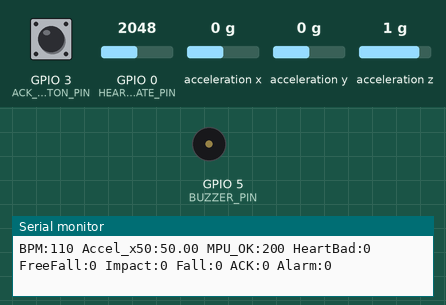
This sketch was run on a simulated ESP32. On the bench: buzzer (waves = sounding), the last lines printed to the serial monitor. Wiring (inferred from the names in the program): MPU-6050 motion sensor at I2C address 0x68. The test bench sets the inputs (shaded band); at power-on: acceleration z 1 g, GPIO 3 (ACK_BUTTON_PIN) HIGH, GPIO 0 (HEART_RATE_PIN) = 2048, acceleration x 0 g, acceleration y 0 g.

Above: at 1.8 s.
1.9 s: acceleration z set to 0.6 g
3.4 s: acceleration z set to 0.3 g
At 5.0 s:
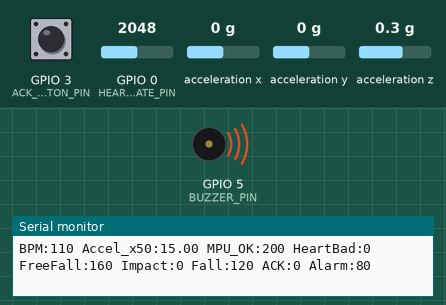
6.6 s: GPIO 3 (ACK_BUTTON_PIN) pulled LOW for 0.15 s
At 6.83 s:
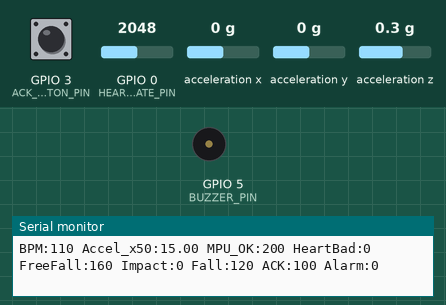
9.9 s: GPIO 3 (ACK_BUTTON_PIN) pulled LOW for 1 s
At 11.7 s:
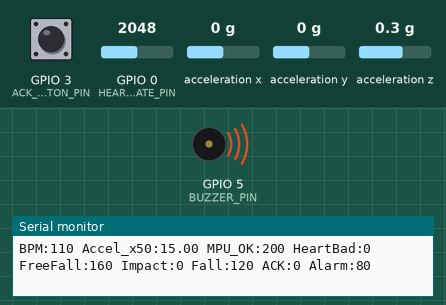
Timing chart, 0 to 13.2 s (numbered marks = the images above; inputs shaded):
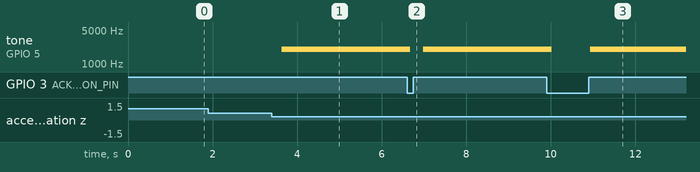

The sketch:

Code_Arduino_Simulation.ino
```cpp
#include <Wire.h>
#include <math.h>

// Pins
#define SDA_PIN 8
#define SCL_PIN 9
#define BUZZER_PIN 5
#define ACK_BUTTON_PIN 3
#define HEART_RATE_PIN 0

// MPU6050
#define MPU_ADDR 0x68
#define REG_PWR_MGMT_1 0x6B
#define REG_WHO_AM_I 0x75
#define REG_ACCEL_XOUT_H 0x3B

// Thresholds
#define BPM_MIN 50
#define BPM_MAX 120
#define FREE_FALL_THRESHOLD 0.5
#define IMPACT_THRESHOLD 2.5

bool alarmActive = false;
bool mpuOk = false;

uint8_t readMPURegister(uint8_t reg) {
  Wire.beginTransmission(MPU_ADDR);
  Wire.write(reg);
  Wire.endTransmission(false);
  Wire.requestFrom(MPU_ADDR, 1);

  if (Wire.available()) return Wire.read();
  return 0xFF;
}

int16_t readMPUWord(uint8_t reg) {
  Wire.beginTransmission(MPU_ADDR);
  Wire.write(reg);
  Wire.endTransmission(false);
  Wire.requestFrom(MPU_ADDR, 2);

  if (Wire.available() >= 2) {
    return (Wire.read() << 8) | Wire.read();
  }

  return 0;
}

void writeMPURegister(uint8_t reg, uint8_t value) {
  Wire.beginTransmission(MPU_ADDR);
  Wire.write(reg);
  Wire.write(value);
  Wire.endTransmission();
}

void setup() {
  Serial.begin(115200);
  delay(500);

  pinMode(BUZZER_PIN, OUTPUT);
  pinMode(ACK_BUTTON_PIN, INPUT_PULLUP);
  noTone(BUZZER_PIN);

  Wire.begin(SDA_PIN, SCL_PIN);

  uint8_t who = readMPURegister(REG_WHO_AM_I);

  if (who == 0x68) {
    mpuOk = true;
    writeMPURegister(REG_PWR_MGMT_1, 0x00);
    delay(100);
  } else {
    mpuOk = false;
  }
}

void loop() {
  int rawHeart = analogRead(HEART_RATE_PIN);
  int bpm = map(rawHeart, 0, 4095, 40, 180);

  bool heartBad = (bpm < BPM_MIN || bpm > BPM_MAX);

  int16_t axRaw = readMPUWord(REG_ACCEL_XOUT_H);
  int16_t ayRaw = readMPUWord(REG_ACCEL_XOUT_H + 2);
  int16_t azRaw = readMPUWord(REG_ACCEL_XOUT_H + 4);

  float ax = axRaw / 16384.0;
  float ay = ayRaw / 16384.0;
  float az = azRaw / 16384.0;

  float accel = sqrt(ax * ax + ay * ay + az * az);

  bool freeFall = (accel < FREE_FALL_THRESHOLD);
  bool impact = (accel > IMPACT_THRESHOLD);
  bool fallDetected = (freeFall || impact);

  bool ackPressed = (digitalRead(ACK_BUTTON_PIN) == LOW);

  if (heartBad || fallDetected) {
    alarmActive = true;
  }

  if (ackPressed) {
    alarmActive = false;
  }

  if (alarmActive) {
    tone(BUZZER_PIN, 2000);
  } else {
    noTone(BUZZER_PIN);
  }

  // Serial Plotter output
  Serial.print("BPM:");
  Serial.print(bpm);

  Serial.print(" Accel_x50:");
  Serial.print(accel * 50);

  Serial.print(" MPU_OK:");
  Serial.print(mpuOk ? 200 : 0);

  Serial.print(" HeartBad:");
  Serial.print(heartBad ? 180 : 0);

  Serial.print(" FreeFall:");
  Serial.print(freeFall ? 160 : 0);

  Serial.print(" Impact:");
  Serial.print(impact ? 140 : 0);

  Serial.print(" Fall:");
  Serial.print(fallDetected ? 120 : 0);

  Serial.print(" ACK:");
  Serial.print(ackPressed ? 100 : 0);

  Serial.print(" Alarm:");
  Serial.println(alarmActive ? 80 : 0);

  delay(300);
}
```

Measured:
- the behaviour switches between 0.5 and 0.4 g on acceleration z (found by bisection; images 0 and 1)
- after the input at 3.4 s, tone on GPIO 5 (BUZZER_PIN): silent → 2000 Hz after 0.24 s
- after the input at 6.6 s, tone on GPIO 5 (BUZZER_PIN): 2000 Hz → silent after 0.08 s, → 2000 Hz 0.30 s later
- after the input at 9.9 s, tone on GPIO 5 (BUZZER_PIN): 2000 Hz → silent after 0.12 s, → 2000 Hz 0.91 s later
